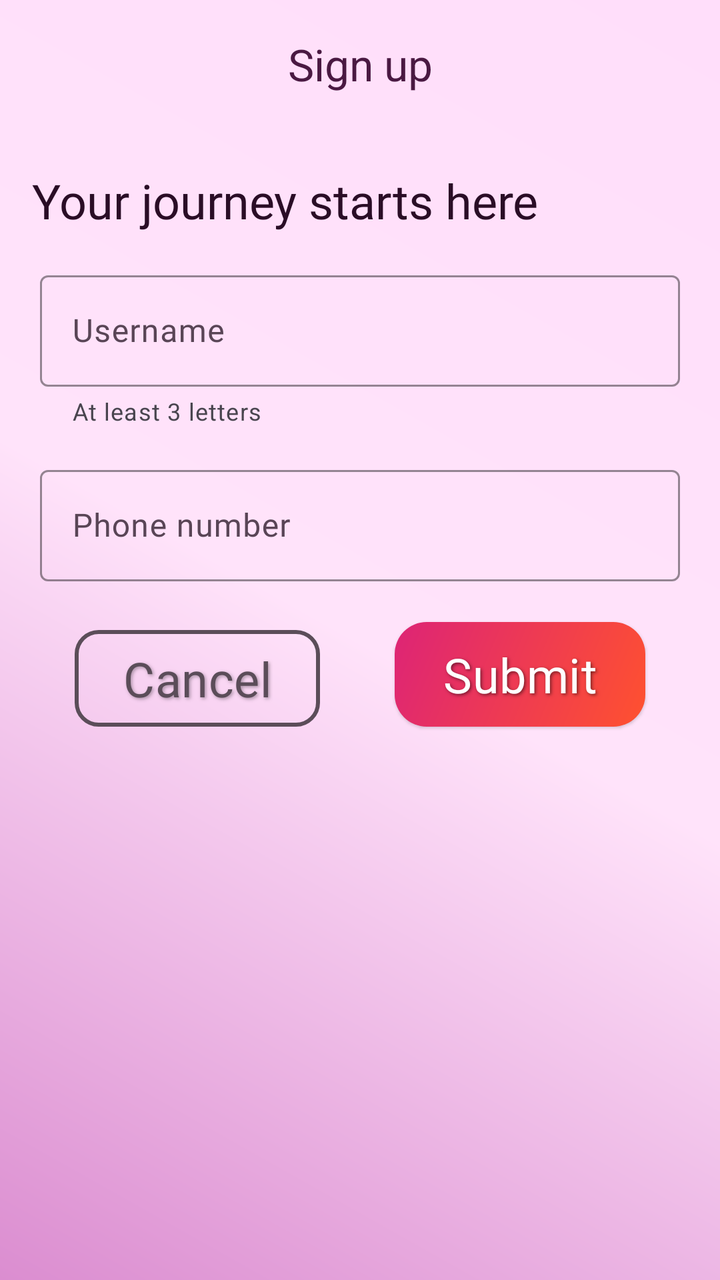
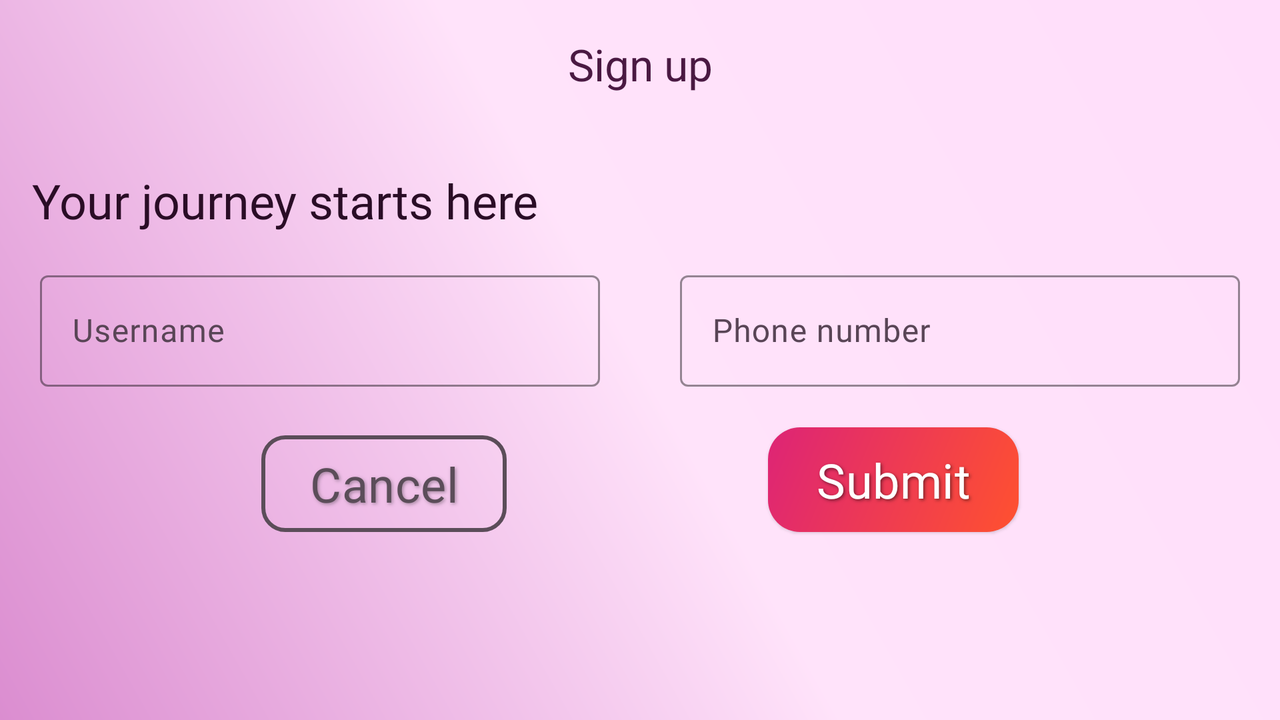

Compare how this app lays out the same screen by default and in its alternative resource folder. The renders come first, then the two layout files and the values they reference.
<!-- AndroidManifest.xml: application theme Theme.Hello -->
<!-- res/layout/activity_main.xml -->
<?xml version="1.0" encoding="utf-8"?>
<androidx.coordinatorlayout.widget.CoordinatorLayout
    xmlns:android="http://schemas.android.com/apk/res/android"
    xmlns:app="http://schemas.android.com/apk/res-auto"
    xmlns:tools="http://schemas.android.com/tools"
    android:id="@+id/main"
    android:layout_width="match_parent"
    android:layout_height="match_parent"
    android:background="@drawable/screen_background"
    tools:context=".MainActivity">


    <com.google.android.material.appbar.AppBarLayout
        android:layout_width="match_parent"
        android:background="#00000000"
        android:layout_height="wrap_content">

        <com.google.android.material.appbar.MaterialToolbar
            android:layout_width="match_parent"
            android:layout_height="?attr/actionBarSize"
            app:layout_constraintEnd_toEndOf="parent"
            app:layout_constraintStart_toStartOf="parent"
            app:title="@string/sign_up"
            app:titleCentered="true"
            app:titleTextColor="#4A1942"
            app:layout_constraintTop_toTopOf="parent" />

    </com.google.android.material.appbar.AppBarLayout>

    <androidx.core.widget.NestedScrollView
        android:layout_width="match_parent"
        android:layout_height="match_parent"
        android:fillViewport="true"
        app:layout_behavior="@string/appbar_scrolling_view_behavior">

        <androidx.constraintlayout.widget.ConstraintLayout
            android:layout_width="match_parent"
            android:layout_height="match_parent">

            <TextView
                android:id="@+id/textView"
                android:layout_width="wrap_content"
                android:layout_height="wrap_content"
                android:text="@string/your_journey_starts_here"
                android:layout_marginHorizontal="16dp"
                android:textColor="#2A0D26"
                android:layout_marginVertical="20dp"
                android:textSize="24sp"
                app:layout_constraintBottom_toTopOf="@+id/textInputLayout"
                app:layout_constraintStart_toStartOf="parent"
                app:layout_constraintTop_toTopOf="parent" />

            <com.google.android.material.textfield.TextInputLayout
                android:id="@+id/textInputLayout"
                android:layout_width="match_parent"
                android:layout_height="wrap_content"
                android:layout_marginHorizontal="20dp"
                android:layout_marginVertical="16dp"
                android:textColorHint="#594556"
                app:boxBackgroundMode="outline"
                android:hint="@string/username"
                app:boxStrokeColor="#5C2454"
                app:errorEnabled="true"
                app:helperText="At least 3 letters"
                app:layout_constraintEnd_toEndOf="parent"
                app:layout_constraintStart_toStartOf="parent"
                app:layout_constraintTop_toBottomOf="@id/textView">
                <com.google.android.material.textfield.TextInputEditText
                    android:id="@+id/username"
                    android:layout_width="match_parent"
                    android:layout_height="wrap_content"
                    android:inputType="textPersonName" />
            </com.google.android.material.textfield.TextInputLayout>

            <com.google.android.material.textfield.TextInputLayout
                android:id="@+id/phoneLayout"
                android:layout_width="match_parent"
                android:layout_height="wrap_content"
                android:layout_marginHorizontal="20dp"
                android:layout_marginVertical="16dp"
                android:hint="@string/phone_number"
                android:textColorHint="#594556"
                app:boxBackgroundMode="outline"
                app:boxStrokeColor="#5C2454"
                app:errorEnabled="true"
                app:layout_constraintEnd_toEndOf="parent"
                app:layout_constraintStart_toStartOf="parent"
                app:layout_constraintTop_toBottomOf="@+id/textInputLayout">

                <com.google.android.material.textfield.TextInputEditText
                    android:id="@+id/phoneNumber"
                    android:layout_width="match_parent"
                    android:layout_height="wrap_content"
                    android:inputType="number" />
            </com.google.android.material.textfield.TextInputLayout>

            <com.google.android.material.button.MaterialButton
                android:id="@+id/btnCancel"
                android:layout_width="wrap_content"
                android:layout_height="wrap_content"
                android:hapticFeedbackEnabled="true"
                android:shadowColor="#805B4D59"
                android:shadowDx="2"
                android:shadowDy="2"
                android:shadowRadius="4"
                android:text="@string/cancel"
                app:cornerRadius="12dp"
                app:strokeColor="#5B4D59"
                app:strokeWidth="2dp"
                style="@style/Widget.Material3.Button.OutlinedButton"
                android:textColor="#5B4D59"
                android:textSize="24sp"
                android:paddingVertical="8dp"
                app:layout_constraintTop_toBottomOf="@+id/phoneLayout"
                app:layout_constraintEnd_toStartOf="@id/btnSubmit"
                app:layout_constraintStart_toStartOf="parent" />

            <com.google.android.material.button.MaterialButton
                android:id="@+id/btnSubmit"
                android:layout_width="wrap_content"
                android:layout_height="wrap_content"
                android:background="@drawable/btn_ripple"
                android:hapticFeedbackEnabled="true"
                android:shadowColor="#80000000"
                android:shadowDx="2"
                android:shadowDy="2"
                android:shadowRadius="4"
                style="@style/Widget.Material3.Button.ElevatedButton"
                android:text="@string/submit"
                android:textColor="@android:color/white"
                android:textSize="24sp"
                app:layout_constraintTop_toBottomOf="@+id/phoneLayout"
                app:layout_constraintEnd_toEndOf="parent"
                app:layout_constraintStart_toEndOf="@id/btnCancel"
                app:backgroundTint="@null" />


        </androidx.constraintlayout.widget.ConstraintLayout>
    </androidx.core.widget.NestedScrollView>

</androidx.coordinatorlayout.widget.CoordinatorLayout>
<!-- resources referenced by this layout -->
<resources>
  <!-- drawable btn_ripple (drawable) -->
  <?xml version="1.0" encoding="utf-8"?>
  <ripple xmlns:android="http://schemas.android.com/apk/res/android" android:color="#33FFFFFF">
  
      <item
          android:drawable="@drawable/text_background"
          />
  </ripple>
  <!-- drawable screen_background (drawable) -->
  <?xml version="1.0" encoding="utf-8"?>
  <shape xmlns:android="http://schemas.android.com/apk/res/android">
  
      <gradient
          android:startColor="#DB8DD0"
          android:centerColor="#FFE3FA"
          android:endColor="#FFDEFA"
          android:angle="45"
          />
  </shape>
  <string name="cancel">Cancel</string>
  <string name="phone_number">Phone number</string>
  <string name="sign_up">Sign up</string>
  <string name="submit">Submit</string>
  <string name="username">Username</string>
  <string name="your_journey_starts_here">Your journey starts here</string>
  <style name="Theme.Hello" parent="Base.Theme.Hello" />
  <!-- drawable text_background (drawable) -->
  <?xml version="1.0" encoding="utf-8"?>
  <shape xmlns:android="http://schemas.android.com/apk/res/android"
      android:shape="rectangle">
  
      <gradient
          android:startColor="#FF512F"
          android:endColor="#DD2476"
          android:angle="135"
          />
  
      <corners
          android:radius="16dp"
          />
  </shape>
  <style name="Base.Theme.Hello" parent="Theme.Material3.DayNight.NoActionBar">
          
          
          <item name="android:fontFamily">@font/aclonica</item>
      </style>
</resources>
<!-- res/layout-land/activity_main.xml (the repository's variant of the layout above) -->
<!-- drawn on the phone turned sideways -->
<?xml version="1.0" encoding="utf-8"?>
<androidx.coordinatorlayout.widget.CoordinatorLayout
    xmlns:android="http://schemas.android.com/apk/res/android"
    xmlns:app="http://schemas.android.com/apk/res-auto"
    xmlns:tools="http://schemas.android.com/tools"
    android:id="@+id/main"
    android:layout_width="match_parent"
    android:layout_height="match_parent"
    android:background="@drawable/screen_background"
    tools:context=".MainActivity">


    <com.google.android.material.appbar.AppBarLayout
        android:layout_width="match_parent"
        android:background="#00000000"
        android:layout_height="wrap_content">

        <com.google.android.material.appbar.MaterialToolbar
            android:layout_width="match_parent"
            android:layout_height="?attr/actionBarSize"
            app:layout_constraintEnd_toEndOf="parent"
            app:layout_constraintStart_toStartOf="parent"
            app:title="@string/sign_up"
            app:titleCentered="true"
            app:titleTextColor="#4A1942"
            app:layout_constraintTop_toTopOf="parent" />

    </com.google.android.material.appbar.AppBarLayout>

    <androidx.core.widget.NestedScrollView
        android:layout_width="match_parent"
        android:layout_height="match_parent"
        android:fillViewport="true"
        app:layout_behavior="@string/appbar_scrolling_view_behavior">

        <androidx.constraintlayout.widget.ConstraintLayout
            android:layout_width="match_parent"
            android:layout_height="match_parent">

            <TextView
                android:id="@+id/textView"
                android:layout_width="wrap_content"
                android:layout_height="wrap_content"
                android:text="@string/your_journey_starts_here"
                android:layout_marginHorizontal="16dp"
                android:textColor="#2A0D26"
                android:layout_marginVertical="20dp"
                android:textSize="24sp"
                app:layout_constraintBottom_toTopOf="@+id/textInputLayout"
                app:layout_constraintStart_toStartOf="parent"
                app:layout_constraintTop_toTopOf="parent" />

            <com.google.android.material.textfield.TextInputLayout
                android:id="@+id/textInputLayout"
                android:layout_width="0dp"
                android:layout_height="wrap_content"
                android:layout_marginHorizontal="20dp"
                android:layout_marginVertical="16dp"
                android:textColorHint="#594556"
                app:boxBackgroundMode="outline"
                android:hint="@string/username"
                app:boxStrokeColor="#5C2454"
                app:errorEnabled="true"
                app:layout_constraintEnd_toStartOf="@id/guideline"
                app:layout_constraintStart_toStartOf="parent"
                app:layout_constraintTop_toBottomOf="@id/textView">
                <com.google.android.material.textfield.TextInputEditText
                    android:id="@+id/username"
                    android:layout_width="match_parent"
                    android:layout_height="wrap_content"
                    android:inputType="textPersonName" />
            </com.google.android.material.textfield.TextInputLayout>

            <androidx.constraintlayout.widget.Guideline
                android:id="@+id/guideline"
                android:layout_width="wrap_content"
                android:layout_height="wrap_content"
                android:orientation="vertical"
                app:layout_constraintGuide_percent="0.5"/>

            <com.google.android.material.textfield.TextInputLayout
                android:id="@+id/phoneLayout"
                android:layout_width="0dp"
                android:layout_height="wrap_content"
                android:layout_marginHorizontal="20dp"
                android:layout_marginVertical="16dp"
                android:hint="@string/phone_number"
                android:textColorHint="#594556"
                app:boxBackgroundMode="outline"
                app:boxStrokeColor="#5C2454"
                app:errorEnabled="true"
                app:layout_constraintEnd_toEndOf="parent"
                app:layout_constraintStart_toStartOf="@id/guideline"
                app:layout_constraintTop_toBottomOf="@id/textView">

                <com.google.android.material.textfield.TextInputEditText
                    android:id="@+id/phoneNumber"
                    android:layout_width="match_parent"
                    android:layout_height="wrap_content"
                    android:inputType="number" />
            </com.google.android.material.textfield.TextInputLayout>

            <com.google.android.material.button.MaterialButton
                android:id="@+id/btnCancel"
                android:layout_width="wrap_content"
                android:layout_height="wrap_content"
                android:hapticFeedbackEnabled="true"
                android:shadowColor="#805B4D59"
                android:shadowDx="2"
                android:shadowDy="2"
                android:shadowRadius="4"
                android:text="@string/cancel"
                app:cornerRadius="12dp"
                app:strokeColor="#5B4D59"
                app:strokeWidth="2dp"
                style="@style/Widget.Material3.Button.OutlinedButton"
                android:textColor="#5B4D59"
                android:textSize="24sp"
                android:paddingVertical="8dp"
                app:layout_constraintTop_toBottomOf="@+id/phoneLayout"
                app:layout_constraintEnd_toStartOf="@id/btnSubmit"
                app:layout_constraintStart_toStartOf="parent" />

            <com.google.android.material.button.MaterialButton
                android:id="@+id/btnSubmit"
                android:layout_width="wrap_content"
                android:layout_height="wrap_content"
                android:background="@drawable/btn_ripple"
                android:hapticFeedbackEnabled="true"
                android:shadowColor="#80000000"
                android:shadowDx="2"
                android:shadowDy="2"
                android:shadowRadius="4"
                style="@style/Widget.Material3.Button.ElevatedButton"
                android:text="@string/submit"
                android:textColor="@android:color/white"
                android:textSize="24sp"
                app:layout_constraintTop_toBottomOf="@+id/phoneLayout"
                app:layout_constraintEnd_toEndOf="parent"
                app:layout_constraintStart_toEndOf="@id/btnCancel"
                app:backgroundTint="@null" />


        </androidx.constraintlayout.widget.ConstraintLayout>
    </androidx.core.widget.NestedScrollView>

</androidx.coordinatorlayout.widget.CoordinatorLayout>
